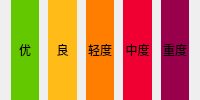
             <widget class="QWidget" name="widget_9" native="true">
              <layout class="QGridLayout" name="gridLayout_4">
               <property name="topMargin">
                <number>0</number>
               </property>
               <property name="bottomMargin">
                <number>0</number>
               </property>
               <property name="horizontalSpacing">
                <number>9</number>
               </property>
               <item row="0" column="3">
                <widget class="QLabel" name="lbCategory3">
                 <property name="minimumSize">
                  <size>
                   <width>0</width>
                   <height>30</height>
                  </size>
                 </property>
                 <property name="styleSheet">
                  <string notr="true">
background-color: rgb(240, 0, 50);</string>
                 </property>
                 <property name="text">
                  <string>中度</string>
                 </property>
                 <property name="alignment">
                  <set>Qt::AlignCenter</set>
                 </property>
                </widget>
               </item>
               <item row="0" column="1">
                <widget class="QLabel" name="lbCategory1">
                 <property name="minimumSize">
                  <size>
                   <width>0</width>
                   <height>30</height>
                  </size>
                 </property>
                 <property name="styleSheet">
                  <string notr="true">background-color: rgb(255, 187, 23);</string>
                 </property>
                 <property name="text">
                  <string>良</string>
                 </property>
                 <property name="alignment">
                  <set>Qt::AlignCenter</set>
                 </property>
                </widget>
               </item>
               <item row="0" column="2">
                <widget class="QLabel" name="lbCategory2">
                 <property name="minimumSize">
                  <size>
                   <width>0</width>
                   <height>30</height>
                  </size>
                 </property>
                 <property name="styleSheet">
                  <string notr="true">background-color: rgb(255, 126, 0);</string>
                 </property>
                 <property name="text">
                  <string>轻度</string>
                 </property>
                 <property name="alignment">
                  <set>Qt::AlignCenter</set>
                 </property>
                </widget>
               </item>
               <item row="0" column="0">
                <widget class="QLabel" name="lbCategory0">
                 <property name="minimumSize">
                  <size>
                   <width>0</width>
                   <height>30</height>
                  </size>
                 </property>
                 <property name="styleSheet">
                  <string notr="true">background-color: rgb(100, 200, 0);</string>
                 </property>
                 <property name="text">
                  <string>优</string>
                 </property>
                 <property name="alignment">
                  <set>Qt::AlignCenter</set>
                 </property>
                </widget>
               </item>
               <item row="0" column="4">
                <widget class="QLabel" name="lbCategory4">
                 <property name="minimumSize">
                  <size>
                   <width>0</width>
                   <height>30</height>
                  </size>
                 </property>
                 <property name="styleSheet">
                  <string notr="true">background-color: rgb(152, 0, 75);</string>
                 </property>
                 <property name="text">
                  <string>重度</string>
                 </property>
                 <property name="alignment">
                  <set>Qt::AlignCenter</set>
                 </property>
                </widget>
               </item>
              </layout>
             </widget>
